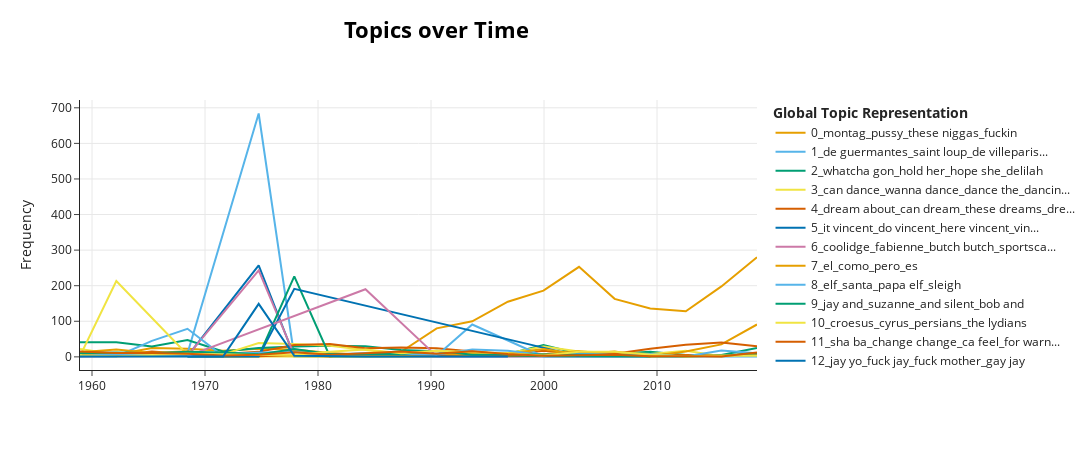

Write notebook code for a chart like this one.
### Code cell
topic_model.visualize_topics_over_time(topics_over_time, top_n_topics=20)

### Figure 1 — Plotly figure (JSON) as saved in the notebook; plotly's stock layout.template omitted (floating-point values rounded to 4 significant figures)
{"data": [{"hoverinfo": "text", "hovertext": ["<b>Topic 0</b><br>Words: kookie kookie, wop wop, knock yourself, connie, out comeon", "<b>Topic 0</b><br>Words: surf city, city gonna, two girls, fun ya, it two", "<b>Topic 0</b><br>Words: hazel she, skrt skrt, clown hooray, her tricks, cool jerk", "<b>Topic 0</b><br>Words: real rock, rock it, la lo, sock it, let dig", "<b>Topic 0</b><br>Words: gon take, sock it, def jam, samples, said falsetto", "<b>Topic 0</b><br>Words: island girl, call us, on take, your white, man world", "<b>Topic 0</b><br>Words: go hard, surfin safari, nigga like, oooo rev, that chrome", "<b>Topic 0</b><br>Words: comes watch, she bop, eight eight, maneater ooh, shoelace", "<b>Topic 0</b><br>Words: romance no, be square, hip to, strut pout, sucker djs", "<b>Topic 0</b><br>Words: ice baby, shaba dootin, money money, dj revolves, hook while", "<b>Topic 0</b><br>Words: ya jump, make ya, efx, kross, ditty if", "<b>Topic 0</b><br>Words: and doin, get money, up wake, flava in, ya ear", "<b>Topic 0</b><br>Words: who dat, yai yai, faber, beatty, granger", "<b>Topic 0</b><br>Words: izz, so fresh, bounce with, bah bah, big pimpin", "<b>Topic 0</b><br>Words: wit it, lean, nigga, ridin dirty, head sprung", "<b>Topic 0</b><br>Words: bought cadillac, bay bay, dollar bill, is habit, stuntin stuntin", "<b>Topic 0</b><br>Words: ass ass, bitch rack, swerve, dougie, blah blah", "<b>Topic 0</b><br>Words: bitch better, different yeah, tuesday got, like ayo, nigga", "<b>Topic 0</b><br>Words: hol, skrrt, we lit, up fuck, low life", "<b>Topic 0</b><br>Words: nigga, these niggas, that shit, walk em, bitches"], "marker": {"color": "#E69F00"}, "mode": "lines", "name": "0_montag_pussy_these niggas_fuckin", "type": "scatter", "x": [1959.0, 1962.0, 1965.0, 1968.0, 1972.0, 1975.0, 1978.0, 1981.0, 1984.0, 1987.0, 1990.0, 1994.0, 1997.0, 2000.0, 2003.0, 2006.0, 2009.0, 2013.0, 2016.0, 2019.0], "y": [11, 6, 25, 23, 17, 23, 21, 11, 6, 14, 80, 100, 155, 186, 253, 163, 136, 128, 198, 280]}, {"hoverinfo": "text", "hovertext": ["<b>Topic 1</b><br>Words: royal majesty, her royal, presenting her, gentlemen presenting, mme", "<b>Topic 1</b><br>Words: pros de, cat named, fine instead, dokeei the, mss have", "<b>Topic 1</b><br>Words: deuses, dos deuses, insensitive frank, how insensitive, deuses joyce", "<b>Topic 1</b><br>Words: he intimated, may saint, art in, edifice being, school such", "<b>Topic 1</b><br>Words: de guermantes, saint loup, de villeparisis, bloch, françoise", "<b>Topic 1</b><br>Words: bob thanks, showering your, mother stink, after gave, holden no", "<b>Topic 1</b><br>Words: cease prayce, prayce storywalkering, swinking about, plan unrawil, gestare romano", "<b>Topic 1</b><br>Words: student fiercely, were gods, is contemptible, aristocrats and, besides to", "<b>Topic 1</b><br>Words: dominican broad, she transferred, drinking german, to harvard, art michelangelo"], "marker": {"color": "#56B4E9"}, "mode": "lines", "name": "1_de guermantes_saint loup_de villeparis...", "type": "scatter", "x": [1959.0, 1962.0, 1965.0, 1968.0, 1975.0, 1978.0, 1994.0, 1997.0, 2009.0], "y": [1, 2, 4, 10, 684, 1, 1, 1, 1]}, {"hoverinfo": "text", "hovertext": ["<b>Topic 2</b><br>Words: she cried, good care, go jimmy, feet she, girl hug", "<b>Topic 2</b><br>Words: her standing, heart full, her sad, started kissin, little does", "<b>Topic 2</b><br>Words: delilah, saw her, delilah why, my delilah, delilah so", "<b>Topic 2</b><br>Words: knows like, help believing, rosemary goes, love grows, was revelation", "<b>Topic 2</b><br>Words: chance should, would pick, should hold, first sight, cool woman", "<b>Topic 2</b><br>Words: worry baby, it ended, she walked, of exhilaration, me sorrowfully", "<b>Topic 2</b><br>Words: she lays, her someday, little songs, she believes, special night", "<b>Topic 2</b><br>Words: her about, tell her, her goes, magic everything, was tragic", "<b>Topic 2</b><br>Words: her again, knew someday, kept saying, hold her, final word", "<b>Topic 2</b><br>Words: gotta blame, then leaves, her everything, flame tying, affection here", "<b>Topic 2</b><br>Words: pray this, cause die, she cries, she deserves, woman little", "<b>Topic 2</b><br>Words: unplug her, probably curse, probably leave, her phone, girl only", "<b>Topic 2</b><br>Words: herself universe, universe she, where everything, than ray, living she", "<b>Topic 2</b><br>Words: whatcha gon, show boy, feelings start, that whatcha, handle that", "<b>Topic 2</b><br>Words: girl lookin, want anyone, she bittersweet, she mystery, she knocks", "<b>Topic 2</b><br>Words: home ha, she rubs, brain just, party she, worse that", "<b>Topic 2</b><br>Words: she ain, talks everybody, afraid afraid, lips hurt, shack mama", "<b>Topic 2</b><br>Words: she grants, knees looked, kc lights, wishes like, like genie", "<b>Topic 2</b><br>Words: home coming, invite knew, night cross, thoughts goin, almost kissed", "<b>Topic 2</b><br>Words: hope she, find glimpse, she cheats, still traitor, free tell"], "marker": {"color": "#009E73"}, "mode": "lines", "name": "2_whatcha gon_hold her_hope she_delilah", "type": "scatter", "x": [1959.0, 1962.0, 1965.0, 1968.0, 1972.0, 1975.0, 1978.0, 1981.0, 1984.0, 1987.0, 1990.0, 1994.0, 1997.0, 2000.0, 2003.0, 2006.0, 2009.0, 2013.0, 2016.0, 2019.0], "y": [41, 41, 29, 47, 15, 25, 29, 31, 30, 19, 16, 11, 8, 33, 9, 9, 14, 5, 5, 25]}, {"hoverinfo": "text", "hovertext": ["<b>Topic 3</b><br>Words: dance again, never no, whose arms, darlin save, the eh", "<b>Topic 3</b><br>Words: street dancing, re dancing, city dancing, girl everywhere, shake go", "<b>Topic 3</b><br>Words: music dance, afro twist, organ said, ride sally, 1000 dances", "<b>Topic 3</b><br>Words: or harnesses, where whatever, fetishes, bleacher seats, ballet for", "<b>Topic 3</b><br>Words: dance do, moonlight hug, dance under, wanna dance, dirty and", "<b>Topic 3</b><br>Words: dancing yeah, dancing woo, school dance, can dance, back hey", "<b>Topic 3</b><br>Words: shout shake, body down, let dance, baby dance, music tight", "<b>Topic 3</b><br>Words: can dance, up shake, dance all, dance let, dance we", "<b>Topic 3</b><br>Words: wanna dance, dance again, somebody yeah, dance don, rhythm though", "<b>Topic 3</b><br>Words: stop dancing, soul dance, power not, heart soul, kill you", "<b>Topic 3</b><br>Words: it rhythm, voices free, dancer it, everywhere lift, dancer rhythm", "<b>Topic 3</b><br>Words: dreams keep, feeling dance, dance trance, comin harder, move totally", "<b>Topic 3</b><br>Words: dance wit, hands night, all clap, matter your, dance all", "<b>Topic 3</b><br>Words: that song, dj play, timberlake rock, song play, you dance", "<b>Topic 3</b><br>Words: dance dance, ceiling everybody, how misery, to half, shakira", "<b>Topic 3</b><br>Words: doot just, dance gonna, goddamn arms, ain scene, dance spin", "<b>Topic 3</b><br>Words: dj got, just dance, us falling, somebody get, me turn", "<b>Topic 3</b><br>Words: tell em, money money, don dance, summer fuckin, dancer need", "<b>Topic 3</b><br>Words: wasted zombie, rhythm oh, rhythm chained, yeah stumbling, dance come", "<b>Topic 3</b><br>Words: jackson could, stranger dancing, baby dancing, could dance, human it"], "marker": {"color": "#F0E442"}, "mode": "lines", "name": "3_can dance_wanna dance_dance the_dancin...", "type": "scatter", "x": [1959.0, 1962.0, 1965.0, 1968.0, 1972.0, 1975.0, 1978.0, 1981.0, 1984.0, 1987.0, 1990.0, 1994.0, 1997.0, 2000.0, 2003.0, 2006.0, 2009.0, 2013.0, 2016.0, 2019.0], "y": [22, 7, 5, 4, 7, 39, 36, 31, 19, 8, 7, 3, 10, 29, 15, 11, 8, 17, 2, 7]}, {"hoverinfo": "text", "hovertext": ["<b>Topic 4</b><br>Words: on dreamin, as whispered, this wonderful, divine swept, night gazed", "<b>Topic 4</b><br>Words: on schemin, sprinkle stardust, dreams candy, sleep everything, night softly", "<b>Topic 4</b><br>Words: dream last, spooky, light had, too much, of across", "<b>Topic 4</b><br>Words: hollywood movie, dream he, and dreamed, do watercolor, crazy ones", "<b>Topic 4</b><br>Words: were clouds, dreams left, replace replace, more find, coffee clouds", "<b>Topic 4</b><br>Words: on dream, dream until, true dream, dream holding, the passionate", "<b>Topic 4</b><br>Words: on tight, dream about, we killed, us anywhere, everlasting dream", "<b>Topic 4</b><br>Words: can dream, dream about, eyes do, yah mo, sleep hear", "<b>Topic 4</b><br>Words: these dreams, dreams as, real as, moment awake, that sleep", "<b>Topic 4</b><br>Words: eyes forever, forever will, remain unchanged, it tragedy, shattered dreams", "<b>Topic 4</b><br>Words: dream control, dream is, real or, spinning spinning, on dream", "<b>Topic 4</b><br>Words: american dream, european dream, candy rain, hilda, dreamed the", "<b>Topic 4</b><br>Words: ever really, lovers past, anarchy ve, on coffee, and nicotine", "<b>Topic 4</b><br>Words: dream of, vain dream, of gardens, sand wake, rain dream", "<b>Topic 4</b><br>Words: and differ, hollow lies, dawning, our lives, glimpse and", "<b>Topic 4</b><br>Words: want piece, put pictures, was 17, derriere in, miss american", "<b>Topic 4</b><br>Words: our distance, didn listen, oh86, radio hope, alienation know", "<b>Topic 4</b><br>Words: optimist about, eyes does, almost feel, before how, close your", "<b>Topic 4</b><br>Words: started writing, songs started, sleep are, libertines never, never growing", "<b>Topic 4</b><br>Words: dream got, been dreamin, ex boyfriend, translationstürkçeрусскийromânăportuguêsitalianohebrewdeutschfrançaisفارسیnederlandsdanskespañollucid dreams, queen thanks"], "marker": {"color": "#D55E00"}, "mode": "lines", "name": "4_dream about_can dream_these dreams_dre...", "type": "scatter", "x": [1959.0, 1962.0, 1965.0, 1968.0, 1972.0, 1975.0, 1978.0, 1981.0, 1984.0, 1987.0, 1990.0, 1994.0, 1997.0, 2000.0, 2003.0, 2006.0, 2009.0, 2013.0, 2016.0, 2019.0], "y": [4, 5, 15, 8, 8, 14, 33, 36, 24, 26, 24, 14, 6, 17, 8, 6, 4, 5, 3, 8]}, {"hoverinfo": "text", "hovertext": ["<b>Topic 5</b><br>Words: sebastian quietly, not are, through said, don sebastian, be why", "<b>Topic 5</b><br>Words: it vincent, do vincent, vincent how, vincent think, vincent no", "<b>Topic 5</b><br>Words: artist gus, true artist, ben you, re, vincent you"], "marker": {"color": "#0072B2"}, "mode": "lines", "name": "5_it vincent_do vincent_here vincent_vin...", "type": "scatter", "x": [1968.0, 1975.0, 1978.0], "y": [2, 257, 1]}, {"hoverinfo": "text", "hovertext": ["<b>Topic 6</b><br>Words: meme ortiz, ortiz, coolidge, fabienne, butch butch", "<b>Topic 6</b><br>Words: doll gaudio, crewe, gaudio crewe, rag, coolidge", "<b>Topic 6</b><br>Words: slogan summon, sweep dinah, house sweep, saloon slogan, answer pore", "<b>Topic 6</b><br>Words: tahiti for, you pigeon, more men, to tahiti, america sylvester", "<b>Topic 6</b><br>Words: coolidge, fabienne, butch butch, sportscaster, boxing", "<b>Topic 6</b><br>Words: luke brodie, sticks box, lock clicks, numbers roll, readout numbers", "<b>Topic 6</b><br>Words: sylvester someone, america sylvester, supertramp breakfast, breakfast in, like you", "<b>Topic 6</b><br>Words: hoppus the, state looks, on sodomy, mark, down"], "marker": {"color": "#CC79A7"}, "mode": "lines", "name": "6_coolidge_fabienne_butch butch_sportsca...", "type": "scatter", "x": [1959.0, 1962.0, 1965.0, 1968.0, 1975.0, 1978.0, 1981.0, 2009.0], "y": [1, 1, 1, 3, 243, 5, 1, 1]}, {"hoverinfo": "text", "hovertext": ["<b>Topic 7</b><br>Words: più, despacio, lassu, la vita, mas alto", "<b>Topic 7</b><br>Words: citta, figaro figaro, te fortuna, figaro bravo, bravissimo", "<b>Topic 7</b><br>Words: verso es, poems are, crece la, tierra quiero, hombre sincero", "<b>Topic 7</b><br>Words: belle amie, were child, blue sea, tout les, beau jours", "<b>Topic 7</b><br>Words: eres tú, así eres, algo así, el fuego, tú el", "<b>Topic 7</b><br>Words: spanish guitar, julian, leo turner, villa lobos, guitar", "<b>Topic 7</b><br>Words: fine colombian, colombian make, cuervo gold, make tonight, buffalo boots", "<b>Topic 7</b><br>Words: revolution dirty, da zenyatta, mondatta every, regatta de, times around", "<b>Topic 7</b><br>Words: señorita más, esa niña, más fina, quién es, la bamba", "<b>Topic 7</b><br>Words: skeezer, mañana es, otra cosa, do confess, lengua venenosa", "<b>Topic 7</b><br>Words: sade dit, moi hosanna, hosanna sade, christi amen, rico suave", "<b>Topic 7</b><br>Words: cuerpo alegría, alegría macarena, macarena que, buena dale, cuerpo es", "<b>Topic 7</b><br>Words: morena boricua, quiero amor, bailamos te, amor mío, como", "<b>Topic 7</b><br>Words: ma ghair, antia ma, ghair antia, aman aman, maravilla que", "<b>Topic 7</b><br>Words: rompe rompe, rompe bien, bien guilla, duele tanto, me duele", "<b>Topic 7</b><br>Words: rumba, oye que, que bola, bola mujeres, cómo rumba", "<b>Topic 7</b><br>Words: tengo la, venezuela muah, boricua besito, for visas, para toda", "<b>Topic 7</b><br>Words: no puedo, puedo más, bailando bailando, contigo, me gusta", "<b>Topic 7</b><br>Words: el, como, tás dura, yo te, quiero", "<b>Topic 7</b><br>Words: el, pero, está, cuando, lo que"], "marker": {"color": "#E69F00"}, "mode": "lines", "name": "7_el_como_pero_es", "type": "scatter", "x": [1959.0, 1962.0, 1965.0, 1968.0, 1972.0, 1975.0, 1978.0, 1981.0, 1984.0, 1987.0, 1990.0, 1994.0, 1997.0, 2000.0, 2003.0, 2006.0, 2009.0, 2013.0, 2016.0, 2019.0], "y": [7, 8, 6, 7, 7, 3, 3, 1, 7, 3, 7, 9, 10, 7, 16, 7, 2, 15, 35, 91]}, {"hoverinfo": "text", "hovertext": ["<b>Topic 8</b><br>Words: morgen morgen, wir heut, schöne zeit, rachel says, fat face", "<b>Topic 8</b><br>Words: giving earth, thee home, two blasts, is reposing, do blow", "<b>Topic 8</b><br>Words: gripes, the mookse, talis, schott, the lug", "<b>Topic 8</b><br>Words: nin nin, fairness of, champouree, shall, meaned", "<b>Topic 8</b><br>Words: critique2, shot grandstandin, shameless hussy, streak ethel, in caves", "<b>Topic 8</b><br>Words: combray, the dexterity, thy hawthorns, three peals, lily oaks", "<b>Topic 8</b><br>Words: making classic, illmatic clips, tiny offshoot, lettuce smoking, while acid", "<b>Topic 8</b><br>Words: sheila like, gander oh, oh sheila, goose is, always say", "<b>Topic 8</b><br>Words: elf, santa, emily, miles finch, buddy is", "<b>Topic 8</b><br>Words: sayd, sagd he, kersse, cake or, of england", "<b>Topic 8</b><br>Words: aardvarck 2wo, elf, santa, papa elf, sleigh", "<b>Topic 8</b><br>Words: on scootch, over closer, scootch on, will nibble, dear and", "<b>Topic 8</b><br>Words: name ben, job ferg, mob alhamdulillah, chain tourneau, alhamdulillah check", "<b>Topic 8</b><br>Words: clout, for clout, clout anything, clout do, clout clout"], "marker": {"color": "#56B4E9"}, "mode": "lines", "name": "8_elf_santa_papa elf_sleigh", "type": "scatter", "x": [1959.0, 1962.0, 1965.0, 1968.0, 1972.0, 1975.0, 1978.0, 1984.0, 1990.0, 1994.0, 2000.0, 2006.0, 2016.0, 2019.0], "y": [3, 1, 45, 79, 2, 5, 4, 1, 3, 91, 1, 1, 1, 1]}, {"hoverinfo": "text", "hovertext": ["<b>Topic 9</b><br>Words: horses pink, pointer sisters, moon animals, floyd meddle, animals pointer", "<b>Topic 9</b><br>Words: neighborhood slowly, slowly came, came alive, doors opened, by one", "<b>Topic 9</b><br>Words: gags belt, belt goes, ball sticks, moves bob, separate chairs", "<b>Topic 9</b><br>Words: jay and, suzanne, and silent, bob and, at each", "<b>Topic 9</b><br>Words: horses pink, pointer sisters, moon animals, floyd meddle, animals pointer", "<b>Topic 9</b><br>Words: bobbin your, head cause, it orthodontists, house beyotch, row let", "<b>Topic 9</b><br>Words: tim bob, down tim, valentino you, it another, slow down", "<b>Topic 9</b><br>Words: dick jokes, the dick, the one, silent bob, jay and"], "marker": {"color": "#009E73"}, "mode": "lines", "name": "9_jay and_suzanne_and silent_bob and", "type": "scatter", "x": [1968.0, 1972.0, 1975.0, 1978.0, 1981.0, 1994.0, 2003.0, 2009.0], "y": [1, 1, 2, 226, 1, 3, 1, 1]}, {"hoverinfo": "text", "hovertext": ["<b>Topic 10</b><br>Words: burning sand, darius the, dripping off, rubies, had emeralds", "<b>Topic 10</b><br>Words: croesus, cyrus, persians, the lydians, astyages", "<b>Topic 10</b><br>Words: atlantis, ocean where, she may, sighting whale, odessa in", "<b>Topic 10</b><br>Words: classical conspiracy, epica the, divine conspiracy, 2009 the, the persians", "<b>Topic 10</b><br>Words: lions colonel, nationalists will, fat upon, zeus has, athena daughter", "<b>Topic 10</b><br>Words: very dangerous, willenholly there, considered very, to suggest, be considered", "<b>Topic 10</b><br>Words: empire garrison, empire crumbles, the workmen, and temple, romans built"], "marker": {"color": "#F0E442"}, "mode": "lines", "name": "10_croesus_cyrus_persians_the lydians", "type": "scatter", "x": [1959.0, 1962.0, 1968.0, 1972.0, 1975.0, 1978.0, 1990.0], "y": [2, 213, 6, 1, 1, 1, 2]}, {"hoverinfo": "text", "hovertext": ["<b>Topic 11</b><br>Words: translationsportuguêsplease, translationsespañolportuguêsi want, translationsespañolportuguêslove me, ride think, love translationsespañolportuguêsticket", "<b>Topic 11</b><br>Words: love love, tomorrow girl, fightin baby, talking till, translationsespañolhold me", "<b>Topic 11</b><br>Words: translationsespañolwaterloo my, quite similar, waterloo napoleon, translationsdeutschnights in, written never", "<b>Topic 11</b><br>Words: translationsespañolnew kid, expectations everybody, translationsportuguêsgo your, familiar great, feel if", "<b>Topic 11</b><br>Words: anyplace anywhere, appelle moi, languages of, translationsespañolit, ooh amore", "<b>Topic 11</b><br>Words: fais amour, amour asked, baby viens, translationsportuguêsitalianolucky star, amour avec", "<b>Topic 11</b><br>Words: lost was, prayer once, you shying, preach papa, translationspolskieverybody", "<b>Topic 11</b><br>Words: get ain, give is, breaking what, goodbye well, lies bleedin", "<b>Topic 11</b><br>Words: and sweeter, my playground, deeper and, translationsportuguêsenglishwhat, translationsportuguêsbed", "<b>Topic 11</b><br>Words: da dee, translationstürkçeone sweet, translationsespañolbe my, translationsenglishwonderwall today, lover la", "<b>Topic 11</b><br>Words: just hard, face again, heart not, disappear what, unkind bring", "<b>Topic 11</b><br>Words: discriminate, space to, the crips, translationsportuguêsbeautiful, mamas think", "<b>Topic 11</b><br>Words: ba da, ca feel, slow jamz, change sha, good change", "<b>Topic 11</b><br>Words: disco stick, translationsespañolportuguêslovegame let, stick translationsespañolportuguêspaparazzi, translationsespañolportuguêswhite horse, translationsespañolportuguêsdeutschlove story", "<b>Topic 11</b><br>Words: whataya want, so international, ace translationsportuguêsi, translationsenglishsure, my eighteenth", "<b>Topic 11</b><br>Words: for warning, crashed my, car into, burn threw, watched let", "<b>Topic 11</b><br>Words: beautiful somethin, ain sorry, mothafuckin record, pipe buy, miracle oh", "<b>Topic 11</b><br>Words: cat say, morning keep, no punches, hate you, only intentions"], "marker": {"color": "#D55E00"}, "mode": "lines", "name": "11_sha ba_change change_ca feel_for warn...", "type": "scatter", "x": [1962.0, 1965.0, 1972.0, 1975.0, 1978.0, 1981.0, 1984.0, 1987.0, 1990.0, 1994.0, 1997.0, 2000.0, 2003.0, 2006.0, 2009.0, 2013.0, 2016.0, 2019.0], "y": [6, 3, 2, 2, 5, 2, 8, 6, 6, 4, 4, 5, 10, 9, 23, 34, 40, 30]}, {"hoverinfo": "text", "hovertext": ["<b>Topic 12</b><br>Words: such bally, bally racket, up will, shut up, don make", "<b>Topic 12</b><br>Words: asked corey, us asked, any of, of us, jay yo", "<b>Topic 12</b><br>Words: fuck jay, gay jay, fuck mother, you jay, beers", "<b>Topic 12</b><br>Words: vu bass, uh 808, hat uh, jay déjà, huh ready"], "marker": {"color": "#0072B2"}, "mode": "lines", "name": "12_jay yo_fuck jay_fuck mother_gay jay", "type": "scatter", "x": [1968.0, 1975.0, 1978.0, 2003.0], "y": [1, 1, 191, 2]}, {"hoverinfo": "text", "hovertext": ["<b>Topic 13</b><br>Words: virus, isn hiv, reaches anything, improvement all, own distressful", "<b>Topic 13</b><br>Words: human rights, haiti, clinton, democratic, reported", "<b>Topic 13</b><br>Words: being color, nations causing, africans need, causing grief, tale see"], "marker": {"color": "#CC79A7"}, "mode": "lines", "name": "13_human rights_haiti_clinton_democratic", "type": "scatter", "x": [1968.0, 1984.0, 1990.0], "y": [2, 190, 2]}, {"hoverinfo": "text", "hovertext": ["<b>Topic 14</b><br>Words: tell him, heart loves, ask his, asks for, lips little", "<b>Topic 14</b><br>Words: he good, show him, kiss him, be his, prayin wishin", "<b>Topic 14</b><br>Words: talkin guy, talkin sweet, healthy in, he sweet, town doing", "<b>Topic 14</b><br>Words: living give, love unkind, couldn cope, sometimes love, feel blue", "<b>Topic 14</b><br>Words: start as, him near, flame should, woe and, to shambala", "<b>Topic 14</b><br>Words: wouldn break, he try, like love, tear us, very flattering", "<b>Topic 14</b><br>Words: is enough, arms break, heartache love, reason when, show him", "<b>Topic 14</b><br>Words: don talk, fall should, tight gonna, should play, him tonight", "<b>Topic 14</b><br>Words: hire should, eloquence for, match his, soothe the, body supreme", "<b>Topic 14</b><br>Words: express himself, might regret, baby ready, him express, one givin", "<b>Topic 14</b><br>Words: he all, love more, he fills, than ve, man need", "<b>Topic 14</b><br>Words: he mine, got him, once but, of had, to dry", "<b>Topic 14</b><br>Words: waste your, be mine, don treat, like he, he should", "<b>Topic 14</b><br>Words: he loves, can love, into what, no chains, you he", "<b>Topic 14</b><br>Words: knows unfaithful, him dying, confused ain, best compliment, bitch met", "<b>Topic 14</b><br>Words: but wait, then let, ain gonna, he should, are star", "<b>Topic 14</b><br>Words: wouldn count, forever looks, is bone, say beauty, proves relationship", "<b>Topic 14</b><br>Words: wait will, handsome as, hell he, condition is, excess you", "<b>Topic 14</b><br>Words: and missing, he knows, another hands, minded heart, loves fake", "<b>Topic 14</b><br>Words: good ones, feelin good, book one, ones and, walk your"], "marker": {"color": "#E69F00"}, "mode": "lines", "name": "14_he loves_talkin guy_him no_talkin swe...", "type": "scatter", "x": [1959.0, 1962.0, 1965.0, 1968.0, 1972.0, 1975.0, 1978.0, 1981.0, 1984.0, 1987.0, 1990.0, 1994.0, 1997.0, 2000.0, 2003.0, 2006.0, 2009.0, 2013.0, 2016.0, 2019.0], "y": [13, 21, 11, 16, 6, 8, 17, 8, 3, 4, 9, 6, 9, 22, 7, 15, 1, 3, 2, 10]}, {"hoverinfo": "text", "hovertext": ["<b>Topic 15</b><br>Words: new always, has mind, always think, on nothing, guess my", "<b>Topic 15</b><br>Words: little things, were on, me glad, got wounds, wounds to", "<b>Topic 15</b><br>Words: head over, think goin, mind ease, 24 songs, 24 days", "<b>Topic 15</b><br>Words: do ya, care julie, change my, mind baby, vanity turn", "<b>Topic 15</b><br>Words: you daydreaming, daydreaming and, daydreaming thinking, love floating, daydreaming daydreaming", "<b>Topic 15</b><br>Words: turns misty, blue misty, mind can, my meter, mellow there", "<b>Topic 15</b><br>Words: everytime think, ticking away, it ticking, always turns, ours will", "<b>Topic 15</b><br>Words: blows my, thinking about, love just, always on, my mind", "<b>Topic 15</b><br>Words: touch out, not around, cold girl, soul alone, when think", "<b>Topic 15</b><br>Words: were always, done never, mind little, time help, feel fine", "<b>Topic 15</b><br>Words: shi, pow pow, be understanding, understanding hope, demanding cause", "<b>Topic 15</b><br>Words: re on, stroke you, hey every, feel lately, it driving", "<b>Topic 15</b><br>Words: sittin away, away watchin, been watchin, by lately, days go", "<b>Topic 15</b><br>Words: head boy, all think, know crazy, than dare, loving is", "<b>Topic 15</b><br>Words: please someone, me losin, eight seconds, it lost, overtime she", "<b>Topic 15</b><br>Words: im feelin, finish last, my conscious, six lovers, timberlake time", "<b>Topic 15</b><br>Words: head it, screamin loud, fulfill my, not over, foreplay", "<b>Topic 15</b><br>Words: hey maybe, maybe out, going deaf, deaf hey, blind hey", "<b>Topic 15</b><br>Words: thinkin too, complicated don, explain it, ya need, losin my", "<b>Topic 15</b><br>Words: off my, get you, now mind, mind can, late night"], "marker": {"color": "#56B4E9"}, "mode": "lines", "name": "15_julie julie_everytime think_thinkin t...", "type": "scatter", "x": [1959.0, 1962.0, 1965.0, 1968.0, 1972.0, 1975.0, 1978.0, 1981.0, 1984.0, 1987.0, 1990.0, 1994.0, 1997.0, 2000.0, 2003.0, 2006.0, 2009.0, 2013.0, 2016.0, 2019.0], "y": [2, 8, 4, 6, 8, 10, 14, 6, 11, 9, 6, 21, 17, 5, 9, 5, 7, 1, 18, 10]}, {"hoverinfo": "text", "hovertext": ["<b>Topic 16</b><br>Words: my cryin, eyes falling, be raindrops, the rainyou, drops fallin", "<b>Topic 16</b><br>Words: rain come, roof got, might drown, come down, pitter patter", "<b>Topic 16</b><br>Words: rain let, would rain, rain rain, how wish, eyed girl", "<b>Topic 16</b><br>Words: rainin rainin, day feelin, rainy day, candles in, keep fallin", "<b>Topic 16</b><br>Words: go outside, rain wanna, sound crazy, shambala wash, wash away", "<b>Topic 16</b><br>Words: rain walking, hear laughter, the happy, rainy days, days and", "<b>Topic 16</b><br>Words: love rainy, rain kept, rain against, rain can, night well", "<b>Topic 16</b><br>Words: falling on, rain again, head like, like lovers, new emotion", "<b>Topic 16</b><br>Words: tears roll, mandolin rain, she turns, banjo wind, song drifting", "<b>Topic 16</b><br>Words: rain down, would rain, yes wish, rain is, rain don", "<b>Topic 16</b><br>Words: love coming, rain feel, like rain, tips hear, pain only", "<b>Topic 16</b><br>Words: will love, bright bright, falling rain, droughty the, flower need", "<b>Topic 16</b><br>Words: rain kiss, rain hello, cryin cryin, pouring down, line are", "<b>Topic 16</b><br>Words: pain from, lord won, tryna wash, about chasin, breathe baby", "<b>Topic 16</b><br>Words: umbrella ella, ayy under, oath ma, rainin more, together told", "<b>Topic 16</b><br>Words: together nothing, raining down, fallen somehow, burned while, it screamin", "<b>Topic 16</b><br>Words: rage on, storm rage, sky let, here stand, it go", "<b>Topic 16</b><br>Words: like hurricane, drivin thunder, shinin rain, stars quit, sight had", "<b>Topic 16</b><br>Words: me rain, rain rain, alive rain, be dry, fly rain"], "marker": {"color": "#009E73"}, "mode": "lines", "name": "16_rain rain_love rainy_rain can_would r...", "type": "scatter", "x": [1959.0, 1962.0, 1965.0, 1968.0, 1972.0, 1975.0, 1978.0, 1981.0, 1984.0, 1987.0, 1990.0, 1994.0, 1997.0, 2000.0, 2006.0, 2009.0, 2013.0, 2016.0, 2019.0], "y": [10, 12, 10, 14, 12, 7, 22, 8, 8, 8, 17, 6, 7, 7, 5, 2, 1, 4, 10]}, {"hoverinfo": "text", "hovertext": ["<b>Topic 17</b><br>Words: lies darlin, those lies, hurt way, just believe, than lifetime", "<b>Topic 17</b><br>Words: tellin dirty, he believe, bother the, size tellin, size wah", "<b>Topic 17</b><br>Words: well say, you ought, secrets confide, be truthing, stolen minutes", "<b>Topic 17</b><br>Words: liar liar, 3535 ain, lies everything, then entreat, substance really", "<b>Topic 17</b><br>Words: bad knocked, virgin child, your inhibitions, unfold upstairs, is untidy", "<b>Topic 17</b><br>Words: said woman, know trapped, innocence go, through someone, my reply", "<b>Topic 17</b><br>Words: secret secret, kilroy kilroy, lies worth, accusation before, lies would", "<b>Topic 17</b><br>Words: lies tell, can disguise, would lie, little lies, sugar would", "<b>Topic 17</b><br>Words: believe or, street degree, door babe, other fish, last cry", "<b>Topic 17</b><br>Words: would lie, baby would, true girl, find reason, lied straight", "<b>Topic 17</b><br>Words: said loved, inside said, em your, never lie, lie again", "<b>Topic 17</b><br>Words: you lied, deception and, yes cried, mind only, cry what", "<b>Topic 17</b><br>Words: endless story, things deserve, my territory, pretending everything, big lie", "<b>Topic 17</b><br>Words: little secret, secret dirty, your secrets, tell won, secret don", "<b>Topic 17</b><br>Words: crumble down, lies crumble, lies weave, leading man, intricate do", "<b>Topic 17</b><br>Words: win always, brink so, verse you, my sleeves, story something", "<b>Topic 17</b><br>Words: matrimony god, love lying, holy matrimony, matrimony, knew exactly", "<b>Topic 17</b><br>Words: friends are, lied shoulda, die push, edge, like controlla", "<b>Topic 17</b><br>Words: enough every, keep fighting, low remind, never measure, like sculpture"], "marker": {"color": "#F0E442"}, "mode": "lines", "name": "17_would lie_said loved_can disguise_lia...", "type": "scatter", "x": [1959.0, 1962.0, 1965.0, 1968.0, 1975.0, 1978.0, 1981.0, 1984.0, 1987.0, 1990.0, 1994.0, 1997.0, 2000.0, 2003.0, 2006.0, 2009.0, 2013.0, 2016.0, 2019.0], "y": [4, 2, 5, 9, 5, 6, 14, 21, 10, 17, 13, 10, 4, 14, 14, 6, 1, 4, 3]}, {"hoverinfo": "text", "hovertext": ["<b>Topic 18</b><br>Words: cried tear, pity can, through cried, town without, anything survive", "<b>Topic 18</b><br>Words: little cause, satisfied until, not ashamed, ll die, cry remember", "<b>Topic 18</b><br>Words: 96 tears, long 96, cry 96, lonely cry, cry fades", "<b>Topic 18</b><br>Words: smile little, changés ma, ma chanson, in cryin, know darling", "<b>Topic 18</b><br>Words: du du, surprise can, direction baby, wind came, tears girl", "<b>Topic 18</b><br>Words: too sad, house down, never cry, song almost, frown ah", "<b>Topic 18</b><br>Words: crying crying, more tears, tears no, like child, sorrow is", "<b>Topic 18</b><br>Words: doves cry, laura where, ve shared, dreaming need, cry darling", "<b>Topic 18</b><br>Words: been leaving, feels for, wasted all, cry someday, the doubts", "<b>Topic 18</b><br>Words: lyin wasted, girl close, crying all, tragic it, like dry", "<b>Topic 18</b><br>Words: over til, ain over, over so, cried so, pain inside", "<b>Topic 18</b><br>Words: gon cry, cry not, gon shed, cry tonight, no tears", "<b>Topic 18</b><br>Words: me argentina, mad existence, wild days, your distance, sorrow die", "<b>Topic 18</b><br>Words: away sat, cried today, while lying, cry fall, all ever107", "<b>Topic 18</b><br>Words: lie lie, cry cry, tears hate, seven takes, stratosphere hate", "<b>Topic 18</b><br>Words: beautiful lie, dying inside, is dying, lie hate, smile is", "<b>Topic 18</b><br>Words: closed cross, nose paint, legs dot, feeling overwhelming, line your", "<b>Topic 18</b><br>Words: never learn, life breaking, crying have, here remember, running from", "<b>Topic 18</b><br>Words: why run, save your, was prove, hours spent, tears back"], "marker": {"color": "#D55E00"}, "mode": "lines", "name": "18_gon cry_cry not_ain over_tears no", "type": "scatter", "x": [1959.0, 1962.0, 1965.0, 1968.0, 1972.0, 1975.0, 1978.0, 1981.0, 1984.0, 1987.0, 1990.0, 1994.0, 1997.0, 2000.0, 2006.0, 2009.0, 2013.0, 2016.0, 2019.0], "y": [15, 11, 11, 9, 4, 6, 13, 6, 10, 15, 9, 16, 8, 3, 6, 2, 2, 1, 12]}, {"hoverinfo": "text", "hovertext": ["<b>Topic 19</b><br>Words: theodore you, set theodore, hot dog, bet, also like", "<b>Topic 19</b><br>Words: star daydream, car caviar, football team, new car, think ll", "<b>Topic 19</b><br>Words: jules we, jules nods, yes jules, fuckin dead, one show", "<b>Topic 19</b><br>Words: miramax studios, concession stand, casey affleck, buying soda, jules at", "<b>Topic 19</b><br>Words: find warmer, nikita hey, heart captive, wall ten, nikita", "<b>Topic 19</b><br>Words: lorde chandelier, pilots viva, lorde team, also haley, jules also"], "marker": {"color": "#0072B2"}, "mode": "lines", "name": "19_jules don_jules we_it jules_jules nod...", "type": "scatter", "x": [1959.0, 1972.0, 1975.0, 1978.0, 1984.0, 1997.0], "y": [1, 1, 149, 3, 1, 1]}], "layout": {"height": 450, "hoverlabel": {"bgcolor": "white", "font": {"family": "Rockwell", "size": 16}}, "legend": {"title": {"text": "<b>Global Topic Representation"}}, "title": {"font": {"color": "Black", "size": 22}, "text": "<b>Topics over Time</b>", "x": 0.4, "xanchor": "center", "y": 0.95, "yanchor": "top"}, "width": 1250, "xaxis": {"showgrid": true}, "yaxis": {"showgrid": true, "title": {"text": "Frequency"}}}}
